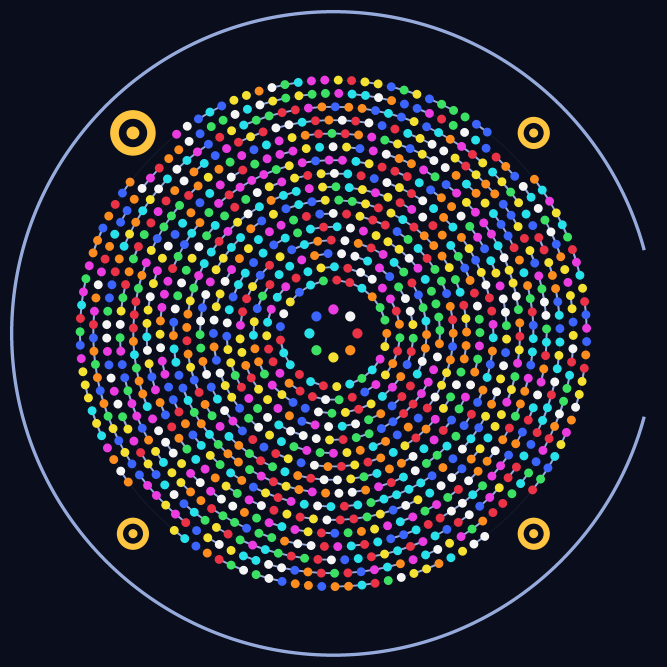
#> input picture orbitcode/samples/sample_colour.png, 2000 x 2000 px (shown at 1/3 size)
$ python -i colour.py   (imports and definitions only)
#> lines starting #> are read from the running program, lines starting #| are printed output that depends on the picture; after the words box and inside, x2 and y2 are one past the last pixel; in counts of white or black regions, pixels touching at a corner belong together
#> further down, picture is the input picture: shape (2000, 2000, 3); mean B, G, R 52.2, 42.1, 40.7
"""Orbit Code: a circular, colour, graph-based 2D code (encoder + decoder).

Pipeline  encode: data -> zlib -> header+CRC -> whiten -> LDPC -> interleave
                  -> 3 bits/node colour (8 colours, Gray) + 1 bit/edge (ring link)
          decode: find 4 anchors -> homography -> Lab soft colour LLRs
                  + Dijkstra edge reading -> sum LLRs over frames
                  -> deinterleave -> LDPC min-sum belief propagation -> CRC
"""
import heapq, math, struct, zlib
from functools import lru_cache
import cv2, numpy as np
from PIL import Image, ImageDraw

S, C = 1000, 500.0                      # canonical canvas
PITCH, NODE_R, R0, R1 = 20, 6.5, 80, 380
ANCH_R, ANCH_S, ANCH_B = 425, 24, 34    # anchor orbit radius, small / big radius
BG, LINE, GOLD = (10, 14, 28), (150, 170, 220), (255, 196, 64)
PALETTE = [(235, 50, 70), (255, 140, 30), (245, 225, 50), (60, 225, 100),
           (40, 225, 235), (60, 100, 255), (235, 60, 225), (245, 245, 245)]
GRAY = [s ^ (s >> 1) for s in range(8)]
SYM_OF = {g: s for s, g in enumerate(GRAY)}
BITS = np.array([[(GRAY[s] >> b) & 1 for b in (2, 1, 0)] for s in range(8)])
# big anchor = top-left, then clockwise
ANCHORS = [(C + ANCH_R * math.cos(math.radians(a)), C + ANCH_R * math.sin(math.radians(a)))
           for a in (225, 315, 45, 135)]
CAL = [(C + 36 * math.cos(k * math.pi / 4), C + 36 * math.sin(k * math.pi / 4)) for k in range(8)]


# ---------------------------------------------------------------- layout (graph)
# [16 lines left out: function layout, not called in this run]


# ---------------------------------------------------------------- LDPC
class LDPC:
    # [66 lines left out: functions __init__, encode, decode, codec, not called in this run]


@lru_cache(None)
def perm(n):
    return np.random.default_rng(5).permutation(n)       # interleaver


def capacity():
    return codec().k // 8 - 7        # bytes, worst case (incompressible data)


# ---------------------------------------------------------------- message
def whiten(k):
    return np.random.default_rng(99).integers(0, 2, k, dtype=np.uint8)


# [53 lines left out: functions pack, unpack, encode, render, not called in this run]


# ---------------------------------------------------------------- detector
def find_anchors(img):
    mx = img.max(2)
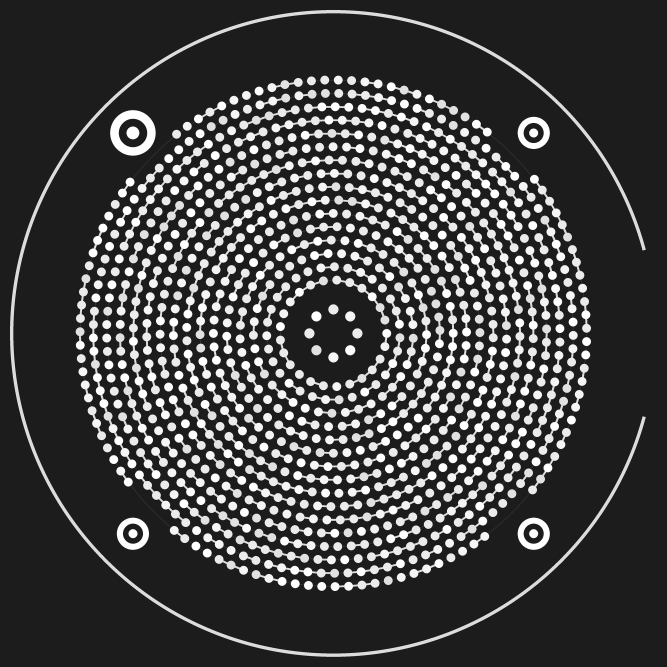
#> mx: shape (2000, 2000) (shown at 1/3 size); min 0, max 255, mean 67.9
    _, bw = cv2.threshold(mx, 0, 255, cv2.THRESH_BINARY + cv2.THRESH_OTSU)
#> bw: shape (2000, 2000); 18.8% white; 582 white regions
    cs, _ = cv2.findContours(bw, cv2.RETR_EXTERNAL, cv2.CHAIN_APPROX_SIMPLE)
#> cs = 578 contours; largest, box (x1, y1, x2, y2) and area: (30, 30, 1937, 1970) 49238, (330, 331, 467, 467) 14410, (267, 920, 409, 1405) 7548, (1553, 1553, 1650, 1649) 7158, (350, 1553, 447, 1649) 7158
    cand = []
    for c in cs:
        A, P = cv2.contourArea(c), cv2.arcLength(c, True)
        if A < 30 or P == 0 or 4 * math.pi * A / P ** 2 < 0.7:
            continue
        M = cv2.moments(c)
        cand.append((A, M["m10"] / M["m00"], M["m01"] / M["m00"]))
#> this loop made 578 passes
#> (A, P) on passes 1 to 3: (521.5, 85.84), (513.5, 85.84), (512.5, 85.84)
#> after the loop, cand = 299 items, first 6: (521.5, 964.8, 1758.8), (513.5, 924.7, 1755.7), (512.5, 885.3, 1750.7), (504.5, 1164.4, 1741.3), (521.5, 1203.2, 1731.8), (509.5, 1238.7, 1678.7)
    a = sorted(cand, reverse=True)[:4]
#> a = [(14410.5, 398.3, 398.3), (7157.5, 1600.7, 1600.7), (7157.5, 1600.7, 398.3), (7157.5, 398.3, 1600.7)]
    if len(a) < 4 or not 1.3 < a[0][0] / np.mean([x[0] for x in a[1:]]) < 3.2:
        raise ValueError("Anchors not found. Make sure the whole code is visible.")
    cx, cy = np.mean([x[1] for x in a]), np.mean([x[2] for x in a])
#> cx = 999.5; cy = 999.5
    ang = lambda x: math.atan2(x[2] - cy, x[1] - cx)
    rest = sorted(a[1:], key=lambda x: (ang(x) - ang(a[0])) % (2 * math.pi))
#> rest = [(7157.5, 1600.7, 398.3), (7157.5, 1600.7, 1600.7), (7157.5, 398.3, 1600.7)]
    return np.float32([(x[1], x[2]) for x in [a[0]] + rest])


def rectify(img):
    H = cv2.getPerspectiveTransform(find_anchors(img), np.float32(ANCHORS))
#> H = [[0.5, 3.23e-06, 0.404], [-1.87e-05, 0.5, 0.421], [-2.33e-08, 4.03e-09, 1]]
    return cv2.warpPerspective(img, H, (S, S), flags=cv2.INTER_CUBIC)
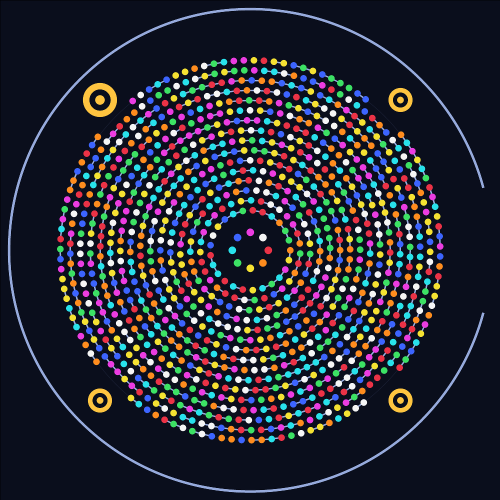
#> returned value: shape (1000, 1000, 3) (shown at 1/2 size); mean of channels 0, 1, 2 52.1, 42.1, 40.6; drawn as B, G, R


# [69 lines left out: functions edge_strength, read_llr, decode_images, not called in this run]

>>> import cv2
>>> picture = cv2.imread('../../samples/sample_colour.png')
>>> result = rectify(picture)
